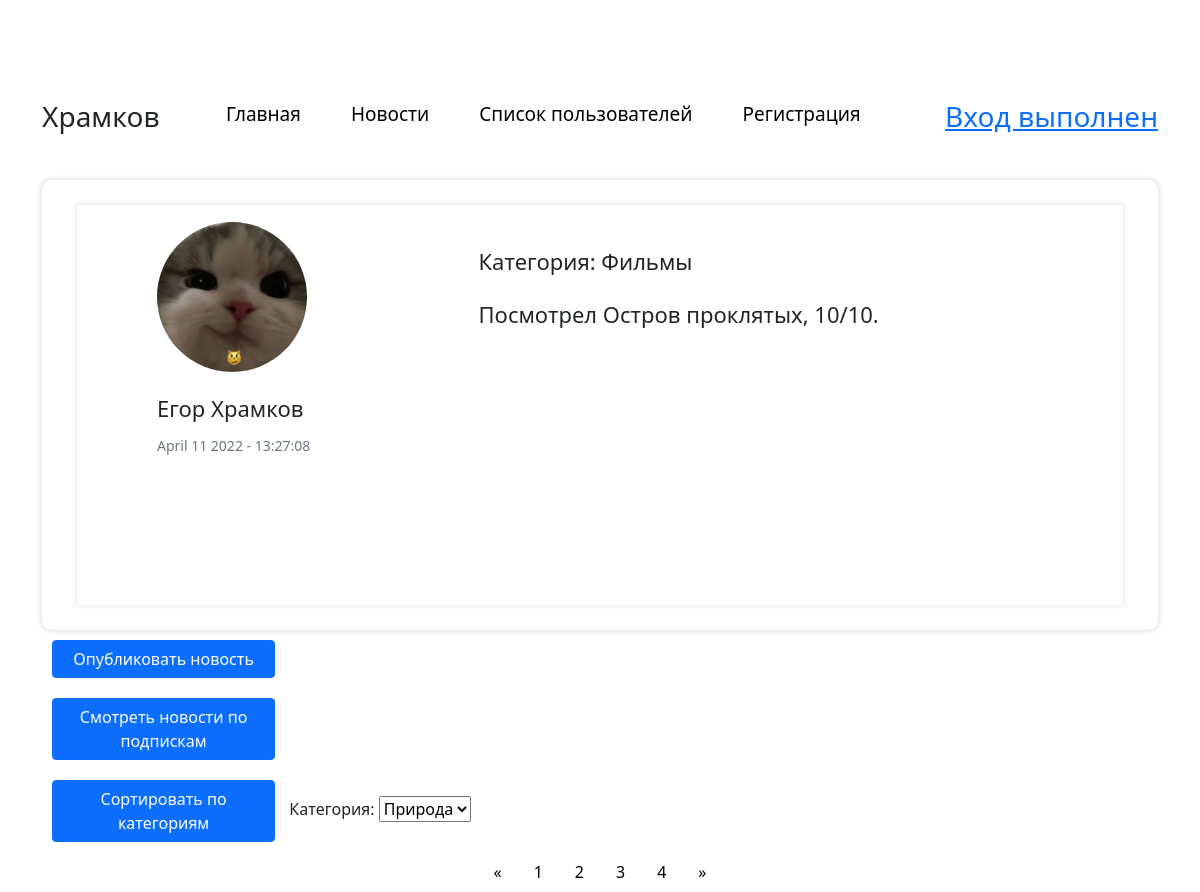
/news/?page=0 (signed in), run on an earlier commit of the app's database.
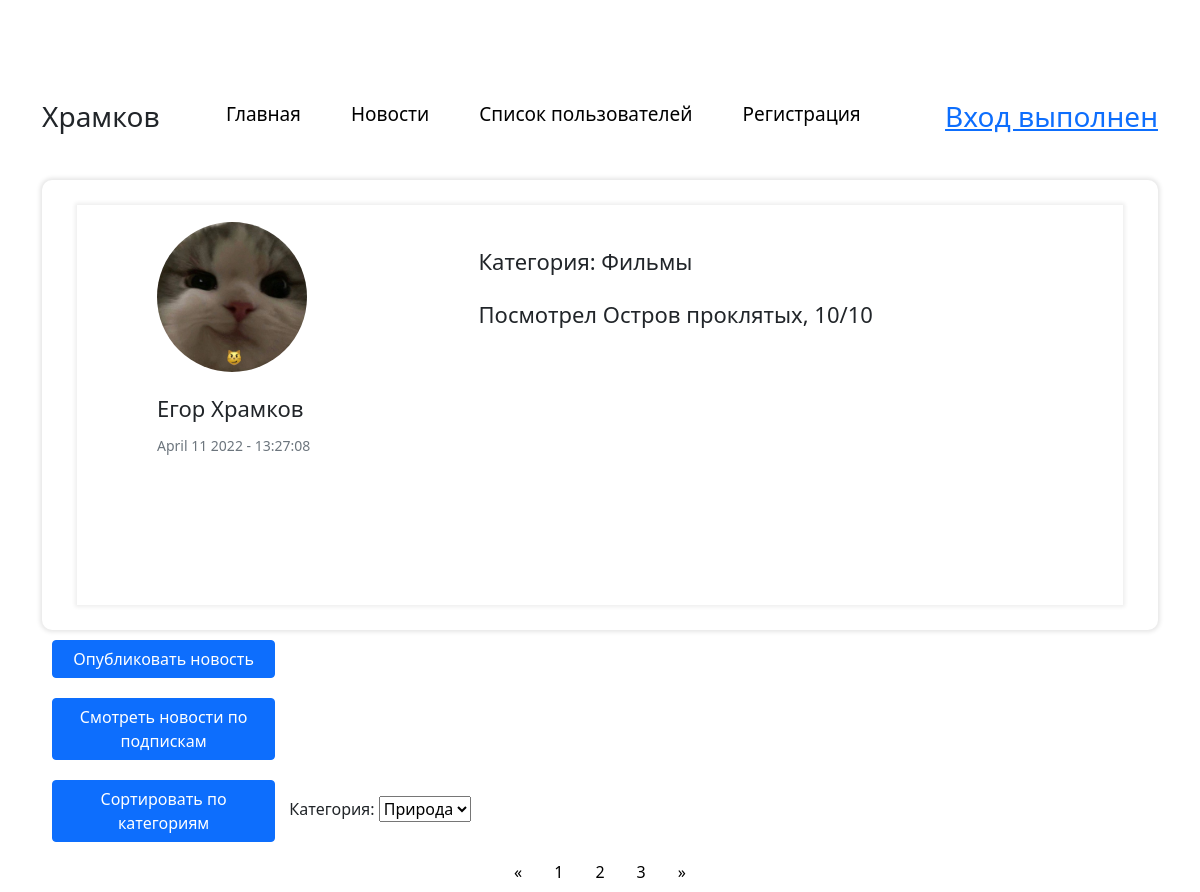
And on a later commit of the database.
### lab4.py (models this page shows)
class News(dbalc.Model):
    id = dbalc.Column(dbalc.Integer, primary_key=True, autoincrement=True)
    maintext = dbalc.Column(dbalc.String(5000), nullable=False)
    category = dbalc.Column(dbalc.String(100))
    date_created = dbalc.Column(dbalc.DateTime, default=datetime.utcnow())
    user_id = dbalc.Column(dbalc.Integer)

### lab4.py (the view)
@app.route('/news/', methods=['POST', 'GET'])
def news():
    if not request.args.get('page'):
        abort(404)
    if 'login' not in session:
        flash("Авторизируйтесь, чтобы просматривать и добавлять новости")
        return redirect(url_for('auth'))
    else:
        cati = Categories.query.all()
        spis_cati = []
        for i in range(len(cati)):
            spis_cati.append(cati[i].category)
        if request.method == 'POST':
            all_news = News.query.filter_by(category = request.form.get('category_sort')).order_by(News.date_created.desc()).all()
            is_sort = True
        else:
            all_news = News.query.order_by(News.date_created.desc()).all()
            is_sort = False
        if all_news == []:
            flash("Станьте первым, кто выложит новость")
            return render_template('news.html', all_news = all_news, cati = spis_cati)
        user = Users.query.filter_by(id = all_news[0].user_id).first()
        curr_page = int(request.args.get('page'))
        pgcount = len(all_news)
        class npgstore:
            value = pgcount
        if curr_page > pgcount:
            abort(404)
        match curr_page:
            case 0:
                n = all_news[0]
                user = Users.query.filter_by(id=n.user_id).first()
                presentTime = n.date_created
                presentTime2 = presentTime.strftime('%B %d %Y - %H:%M:%S')
            case npgstore.value:
                n = all_news[pgcount]
                user = Users.query.filter_by(id=n.user_id).first()
                presentTime = n.date_created
                presentTime2 = presentTime.strftime('%B %d %Y - %H:%M:%S')
            case _:
                n = all_news[curr_page]
                user = Users.query.filter_by(id=n.user_id).first()
                presentTime = n.date_created
                presentTime2 = presentTime.strftime('%B %d %Y - %H:%M:%S')
        return render_template('news.html', user = user, page = curr_page, pagecount = pgcount, news = n, time = presentTime2, cati = spis_cati, is_sort = is_sort)

### templates/news.html (shortened to what this page needs)
{% extends 'main.html' %}
{% block body %}
            <div class="table-box">
                <div class="for_news_users">
                    {% if all_news != [] %}
                    <div class="user_column">
                        <img src="{{ url_for('static', filename = 'photos/'+user.photo) }}"/>
                        <p>{{user.name}} {{user.surname}}</p>
                        <small class="text-muted">{{time}}</small>
                    </div>
                    <div class="posters"><p>Категория: {{news.category}}</p><p class="news">{{news.maintext}}</p></div>
                    {% endif %}
                </div>
            </div>
            <button class="btn btn-primary news_btn2" onclick="location.href='../news/addnews';">Опубликовать новость</button>
            <button class="btn btn-primary news_btn2" onclick="location.href='../newsbysub/?page=0';">Смотреть новости по подпискам</button>
            <form method="POST" id=forma">
                <button class="btn btn-primary news_btn2" onclick="return x();">Сортировать по категориям</button>
                <label>Категория:</label>
                    <select name="category_sort" id="catas" required>
                {% for category in cati %}
                <option> {{ category }} </option>
                {% endfor %}
                </select>
            </form>
        {% if all_news != [] %}
        <div class="pagination">
        <a href="/news?page=0" >&laquo;</a>
        {% for page in range(pagecount) %}
            <a href="/news?page={{ page }}" >{{ page + 1 }}</a>
        {% endfor %}
        <a  href="/news?page={{pagecount - 1}}">&raquo;</a>
    </div>
    {% endif %}
    {% endblock %}

What changed in the data, as far as the page shows it:
changed News "Фильмы": maintext "Посмотрел Остров проклятых, 10/10." → "Посмотрел Остров проклятых, 10/10"
Also different on the page:
list line gone: "4"
